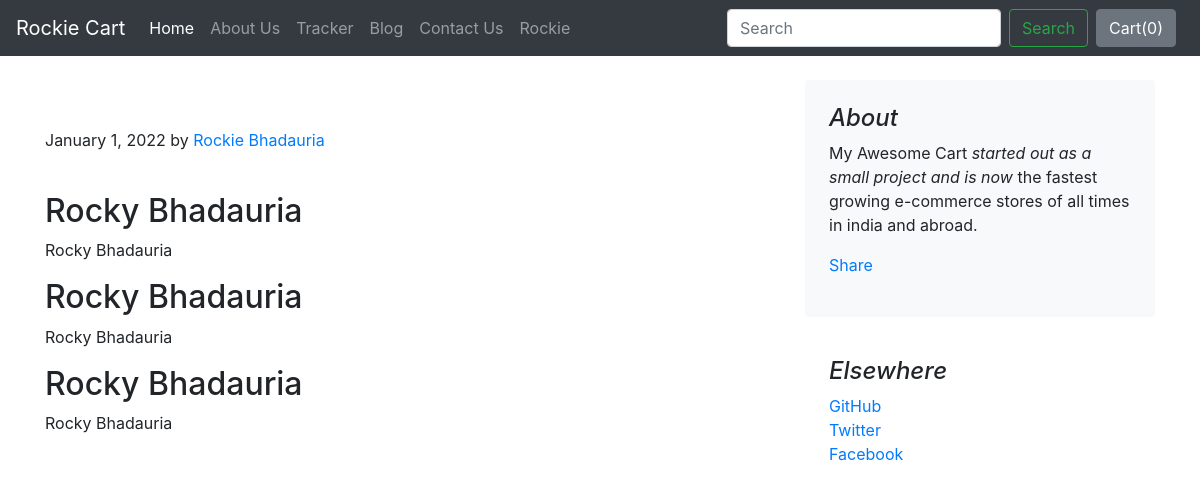
The app's page /blog/blogpost/4 with its own data.
### blog/models.py (models this page shows)
class Blogpost(models.Model):
    post_id = models.AutoField(primary_key=True)
    title = models.CharField(max_length=50)
    head0 = models.CharField(max_length=500, default="")
    chead0 = models.CharField(max_length=5000, default="")
    head1 = models.CharField(max_length=500, default="")
    chead1 = models.CharField(max_length=5000, default="")
    head2 = models.CharField(max_length=500, default="")
    chead2 = models.CharField(max_length=5000, default="")
    pub_date = models.DateField()
    thumbnail = models.ImageField(upload_to='shop/images', default="")
    def __str__(self):
        return self.title

### blog/views.py (the view)
# urls.py: path("blogpost/<int:id>", views.blogpost,name="blogHome")
def blogpost(request, id):
    post = Blogpost.objects.filter(post_id = id)[0]
    print(post)
    return render(request, 'blog/blogpost.html', {'post':post})

### blog/templates/blog/blogpost.html (shortened to what this page needs)
{% extends 'blog/basic.html' %}
{% block body %}
<div class="container">
    <div class="row mt-4">
        <div class="col-md-8 blog-main">
            <h3 class="pb-4 mb-4 font-italic">
            </h3>
            <div class="blog-post">
                <p class="blog-post-meta">January 1, 2022 by <a href="#">Rockie Bhadauria</a></p>
                <div class="fb-like" data-href="http://127.0.0.1:8000/blog/blogpost/{{post.post_id}}" data-width="" data-layout="standard" data-action="like" data-size="large" data-share="true"></div><br>
                <h2>{{post.head0}}</h2>
                <p>{{post.chead0}}</p>
                <h2>{{post.head1}}</h2>
                <p>{{post.chead1}}</p>
                <h2>{{post.head2}}</h2>
                <p>{{post.chead2}}</p>
            </div>
        </div>
        <aside class="col-md-4 blog-sidebar">
            <div class="p-4 mb-3 bg-light rounded">
                <h4 class="font-italic">About</h4>
                <p class="mb-0">My Awesome Cart <em>started out as a small project and is now</em> the fastest growing e-commerce stores of all times in india and abroad.</p>
                <div class="my-3 fb-share-button" data-href="http://localhost:8000/blog/blogpost/5" data-layout="button_count" data-size="large"><a target="_blank" href="https://www.facebook.com/sharer/sharer.php?u=http%3A%2F%2Flocalhost%3A8000%2Fblog%2Fblogpost%2F5&amp;src=sdkpreparse" class="fb-xfbml-parse-ignore">Share</a></div>
            </div>
            <div class="p-4">
                <h4 class="font-italic">Elsewhere</h4>
                <ol class="list-unstyled">
                    <li><a href="#">GitHub</a></li>
                    <li><a href="#">Twitter</a></li>
                    <li><a href="#">Facebook</a></li>
                </ol>
            </div>
        </aside>
    </div>
</div>
{% endblock %}

### records on screen
Blogpost: head0 "Rocky Bhadauria", chead0 "Rocky Bhadauria", head1 "Rocky Bhadauria", chead1 "Rocky Bhadauria", head2 "Rocky Bhadauria", chead2 "Rocky Bhadauria"
